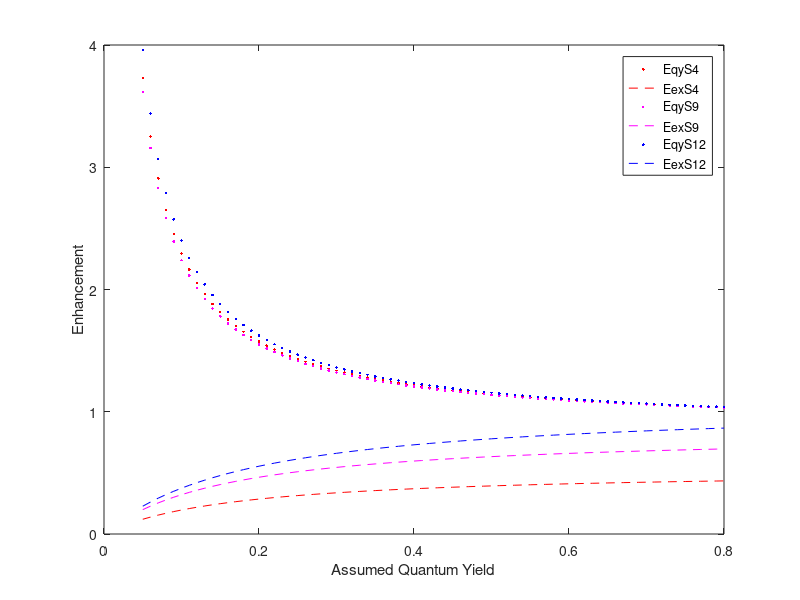

MATLAB code for this plot:
Q = 0.05:0.01:0.8;

Tau1 = 1.67e-9;
%For the Rod of L4%
Tau2L4 = 1.56e-9;

Gamma_Knr = 1/Tau1;
Gamma = Q*Gamma_Knr;
Knr = Gamma_Knr - Gamma;
Gamma_Knr_GammaM = 1/Tau2L4;
GammaM = Gamma_Knr_GammaM - Gamma_Knr;
Qm = (Gamma+GammaM)./(Gamma+GammaM+Knr);

Eqy = Qm./Q;

IefL4 = 1.35;

Eec = IefL4./Eqy;

%For the rod of L9%

Tau2L9 = 1.51e-9;
Gamma_Knr_GammaM_L9 = 1/Tau2L9;
GammaML9 = Gamma_Knr_GammaM_L9 - Gamma_Knr;
QmL9 = (Gamma+GammaML9)./(Gamma+GammaML9+Knr);

EqyL9 = QmL9./Q;

IefL9 = 1.98;

EecL9 = IefL9./EqyL9;

%For the rod of L12%

Tau2L12 = 1.49e-9;
Gamma_Knr_GammaM_L12 = 1/Tau2L12;
GammaML12 = Gamma_Knr_GammaM_L12 - Gamma_Knr;
QmL12 = (Gamma+GammaML12)./(Gamma+GammaML12+Knr);

EqyL12 = QmL12./Q;

IefL12 = 2.09;

EecL12 = IefL12./EqyL12;

%Now to work out the enhancements for the short rods, We can assume that
%Eec is unchanged for rods of the same silica lenght

Tau2S4 = 1.43e-9;
Gamma_Knr_GammaM_S4 = 1/Tau2S4;
GammaMS4 = Gamma_Knr_GammaM_S4 - Gamma_Knr;
QmS4 = (Gamma+GammaMS4)./(Gamma+GammaMS4+Knr);

EqyS4 = QmS4./Q;

Tau2S9 = 1.44e-9;
Gamma_Knr_GammaM_S9 = 1/Tau2S9;
GammaMS9 = Gamma_Knr_GammaM_S9 - Gamma_Knr;
QmS9 = (Gamma+GammaMS9)./(Gamma+GammaMS9+Knr);

EqyS9 = QmS9./Q;

Tau2S12 = 1.41e-9;
Gamma_Knr_GammaM_S12 = 1/Tau2S12;
GammaMS12 = Gamma_Knr_GammaM_S12 - Gamma_Knr;
QmS12 = (Gamma+GammaMS12)./(Gamma+GammaMS12+Knr);

EqyS12 = QmS12./Q;



%Now I want to calculate The acutal Eec Values and not the assumed ones and
%then plot EecSN/EqySN where N is the rod length of 4,9,12%

IefS4 = 0.45;
IefS9 = 0.72;
IefS12 = 0.90;

EecS4 = IefS4./EqyS4;
EecS9 = IefS9./EqyS9;
EecS12 = IefS12./EqyS12;

plot(Q,EqyS4,'.r');
hold on
plot(Q,EecS4,'--r');
hold on
plot(Q,EqyS9,'.m');
hold on
plot(Q,EecS9,'--m');
hold on
plot(Q,EqyS12,'.b');
hold on
plot(Q,EecS12,'--b');
hold off
xlabel('Assumed Quantum Yield');
ylabel('Enhancement');
legend('EqyS4','EexS4','EqyS9','EexS9','EqyS12','EexS12');


